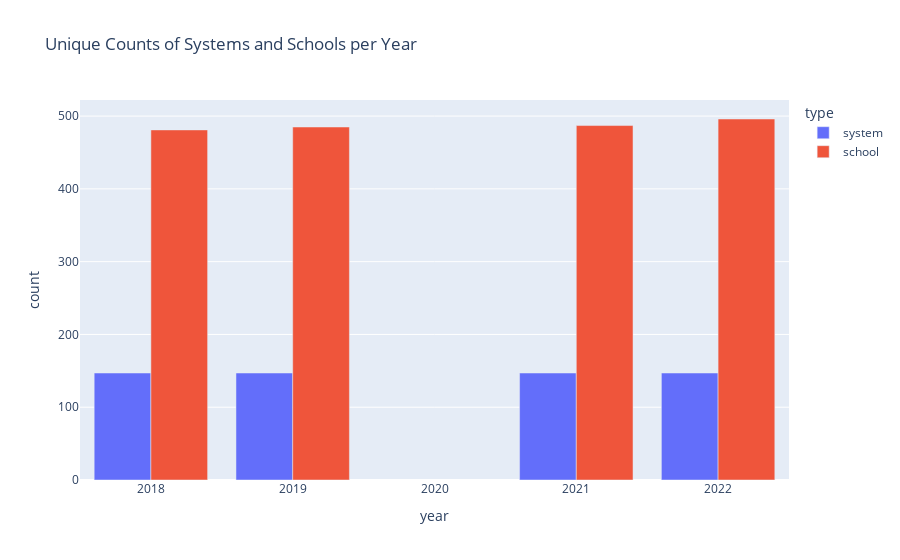

This figure's notebook cell:
### Code cell
# Calculate the number of unique systems and schools in each year
unique_counts = assessments_unclean.groupby('year').agg({'system': pd.Series.nunique, 'school': pd.Series.nunique}).reset_index()

# Melt the DataFrame to get it in the right format for plotting
melted_counts = unique_counts.melt(id_vars='year', var_name='type', value_name='count')

# Create a bar chart with Plotly
fig = px.bar(melted_counts, x='year', y='count', color='type', barmode='group', title='Unique Counts of Systems and Schools per Year')

# Show the chart
fig.show()

### Figure 1 — Plotly figure (JSON) as saved in the notebook; plotly's stock layout.template omitted (floating-point values rounded to 4 significant figures)
{"data": [{"alignmentgroup": "True", "hovertemplate": "type=system<br>year=%{x}<br>count=%{y}<extra></extra>", "legendgroup": "system", "marker": {"color": "#636efa", "pattern": {"shape": ""}}, "name": "system", "offsetgroup": "system", "orientation": "v", "showlegend": true, "textposition": "auto", "type": "bar", "x": [2018, 2019, 2021, 2022], "xaxis": "x", "y": [147, 147, 147, 147], "yaxis": "y"}, {"alignmentgroup": "True", "hovertemplate": "type=school<br>year=%{x}<br>count=%{y}<extra></extra>", "legendgroup": "school", "marker": {"color": "#EF553B", "pattern": {"shape": ""}}, "name": "school", "offsetgroup": "school", "orientation": "v", "showlegend": true, "textposition": "auto", "type": "bar", "x": [2018, 2019, 2021, 2022], "xaxis": "x", "y": [481, 485, 487, 496], "yaxis": "y"}], "layout": {"barmode": "group", "legend": {"title": {"text": "type"}, "tracegroupgap": 0}, "title": {"text": "Unique Counts of Systems and Schools per Year"}, "xaxis": {"anchor": "y", "domain": [0, 1], "title": {"text": "year"}}, "yaxis": {"anchor": "x", "domain": [0, 1], "title": {"text": "count"}}}}
